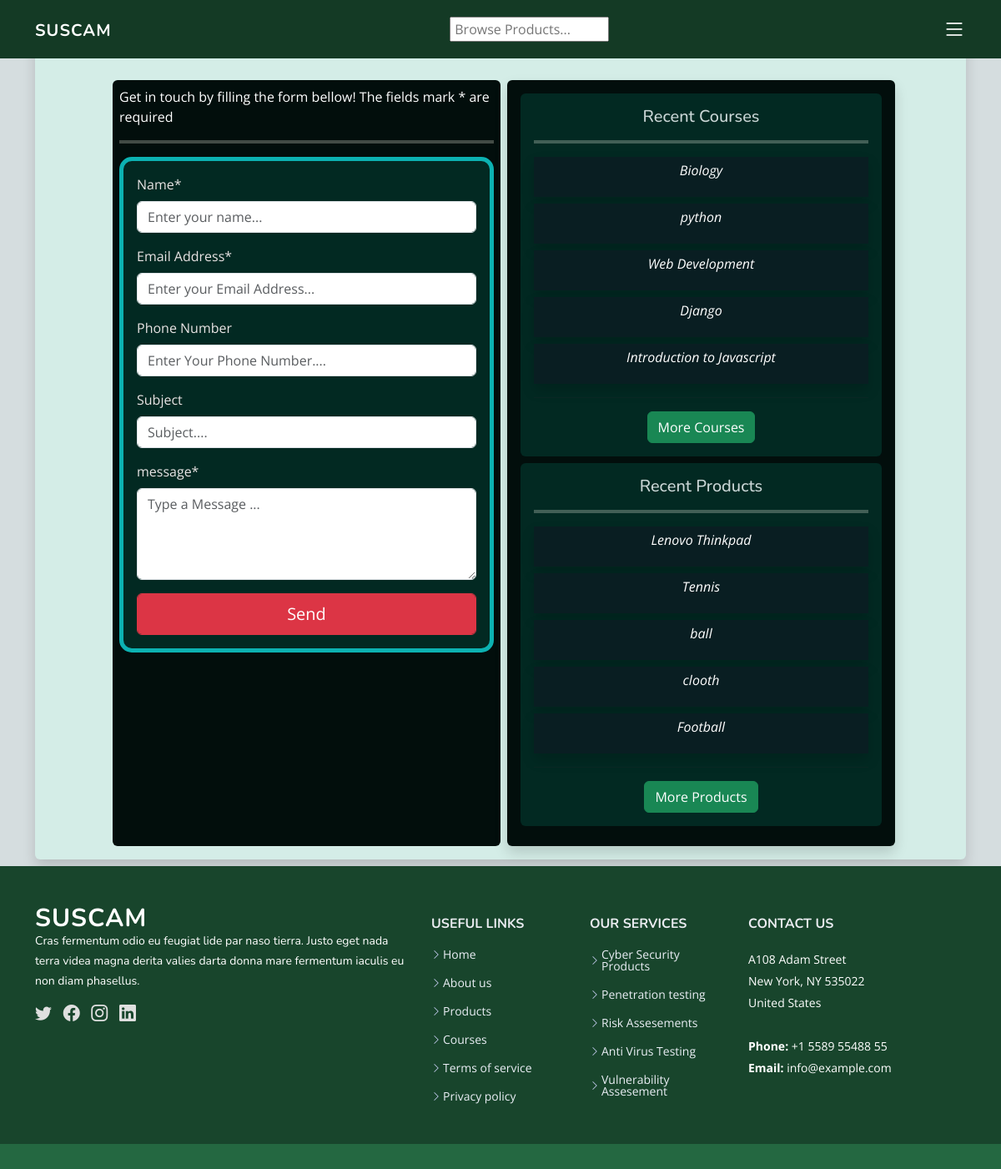
Page /contact/ (signed in) on the committed database.
### Base/models.py (models this page shows, shortened)
class Courses(models.Model):
    course_id = models.BigAutoField(primary_key=True)
    course_name = models.CharField(max_length=250)
    description = models.TextField()
    video_file = models.FileField(upload_to='Course_Videos/')
    paid = models.BooleanField(default=False)
    course_category = models.CharField(max_length=250, blank=True, null=True)
    price = models.DecimalField( default=1000, max_digits=10, decimal_places=2)
    old_price = models.DecimalField(max_digits=10, decimal_places=2)
    course_img = models.ImageField(upload_to='CourseImage/', validators = [FileExtensionValidator(allowed_extensions=['jpg', 'png', 'jpeg'])], null=True, blank=True)
    created = models.DateTimeField(default = timezone.now)
    updated = models.DateTimeField(auto_now=True)
    model_type = 'Course'
    class Meta:
        ordering = ('created', 'updated')

class Products(models.Model):
    name = models.CharField(max_length=100)
    product_id = models.BigAutoField(primary_key=True)
    product_des = models.TextField()
    price = models.DecimalField(max_digits=10, decimal_places=2)
    old_price = models.DecimalField(max_digits=10, decimal_places=2)
    category = models.CharField(max_length=100)
    available = models.BooleanField(default=True)
    updated = models.DateTimeField(auto_now_add=True, null=True)
    created = models.DateTimeField(default = timezone.now)
    image = models.ImageField(upload_to='Product_Images', validators = [FileExtensionValidator(allowed_extensions=['jpg', 'png', 'jpeg'])])
    model_type = 'Products'
    class Meta:
        ordering = ['-created', '-updated']

### Base/views.py (the view)
# urls.py: path('contact/', views.contact_us, name='contact'),
def contact_us(request):
    courses = Courses.objects.all()[0:5][::-1]
    products = Products.objects.all()[0:5][::-1]
    form = ContactForm(request.POST or None)
    if form.is_valid():
        form.save()
        messages.success(request, 'Thank You, Your Message was submitted Successfully!')
        return redirect('contact')
    context = {
        'form': form,
        'courses': courses,
        'products': products,
    }
    return render(request, 'Contact/contact.html', context)

### templates/Contact/contact.html (shortened to what this page needs)
{% extends "Navbar/navbar.html" %}
{% load crispy_forms_tags %}
{% block content %}
    <div class="container mt-5">
        <div class="row shadow  my-2 justify-content-center rounded" style="background-color: #D4EDE7;">
            <div class="col-md-5 p-2 mt-5 mb-3 rounded mx-2" style="background-color: #020E0C;">
                <p class="text-white">Get in touch by filling the form bellow! The fields mark * are required</p><hr style="border: 2px solid #fffff0;">
                <form action="" method="POST" class="p-3" style="background-color:  #022922; color: #E9E4E4; border-radius: 15px; border: 5px solid #0CB2B2;">
                    {{ form|crispy }}
                    <input class="btn btn-danger text-white fs-5 form-control" style="padding: 9px;" type="submit" value="Send">
                </form>
            </div>
            <div class="col-md-5 shadow p-3 mt-5 mb-3 rounded" style="background-color: #020E0C;">
                <div class="p-3 rounded" style="background-color: #022922;">
                    <center><h5 style="color: #CAD6D6;">Recent Courses</h5></center> <hr style="border: 2px solid #fffff0;">
                    {% for course in courses %}
                        <a class="text-white" href="{% url 'course' course.course_id %}">
                            <div style="background-color: #091e22;" class="shadow p-1 justify-content-center my-2">
                                <center><p><i>{{ course.course_name }}</i></p></center>
                            </div>
                        </a>
                    {% endfor %}
                    <hr>
                    <center><a class="btn btn-success text-white" href="{% url 'courses' %}">More Courses</a></center>
                </div>
                <div class="p-3 rounded my-2" style="background-color: #022922;">
                    <center><h5 style="color: #CAD6D6;">Recent Products</h5></center> <hr style="border: 2px solid #fffff0;">
                    {% for product in products %}
                        <a class="text-white" href="{% url 'product' product.product_id %}">
                            <div style="background-color: #091e22;" class="shadow p-1 justify-content-center my-2">
                                <center><p><i>{{ product.name }}</i></p></center>
                            </div>
                        </a>
                    {% endfor %}
                    <hr>
                    <center><a href="{% url 'products' %}" class="btn btn-success text-white">More Products</a></center>
                </div>
            </div>
        </div>
    </div>
{% endblock content %}

### static/assets/css/style.css (style rules this page uses)
:root { scroll-behavior: smooth; }
body { font-family: "Open Sans", sans-serif; }
a { color: #4154f1; text-decoration: none; }
h1, h2, h3, h4, h5, h6 { font-family: "Nunito", sans-serif; }

### templates/Contact/contact.html (style rules this page uses)
body { background-color: #D5DDDF; }

### rows in the picture
Courses: course_name "Biology"
Courses: course_name "python"
Courses: course_name "Web Development"
Courses: course_name "Django"
Courses: course_name "Introduction to Javascript"
Products: name "Lenovo Thinkpad"
Products: name "Tennis"
Products: name "ball"
Products: name "clooth"
Products: name "Football"
